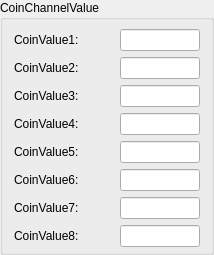
      <widget class="QGroupBox" name="groupBoxCoin">
       <property name="sizePolicy">
        <sizepolicy hsizetype="Fixed" vsizetype="Preferred">
         <horstretch>0</horstretch>
         <verstretch>0</verstretch>
        </sizepolicy>
       </property>
       <property name="maximumSize">
        <size>
         <width>208</width>
         <height>16777215</height>
        </size>
       </property>
       <property name="title">
        <string>CoinChannelValue</string>
       </property>
       <layout class="QVBoxLayout" name="verticalLayout">
        <property name="topMargin">
         <number>9</number>
        </property>
        <property name="bottomMargin">
         <number>5</number>
        </property>
        <item>
         <layout class="QHBoxLayout" name="horizontalLayout_20">
          <item>
           <widget class="QLabel" name="coinValue_label">
            <property name="minimumSize">
             <size>
              <width>100</width>
              <height>0</height>
             </size>
            </property>
            <property name="maximumSize">
             <size>
              <width>100</width>
              <height>16777215</height>
             </size>
            </property>
            <property name="text">
             <string>CoinValue1:</string>
            </property>
           </widget>
          </item>
          <item>
           <widget class="QLineEdit" name="coinValue_lineEdit">
            <property name="minimumSize">
             <size>
              <width>80</width>
              <height>0</height>
             </size>
            </property>
            <property name="maximumSize">
             <size>
              <width>80</width>
              <height>16777215</height>
             </size>
            </property>
            <property name="text">
             <string/>
            </property>
            <property name="readOnly">
             <bool>false</bool>
            </property>
           </widget>
          </item>
         </layout>
        </item>
        <item>
         <layout class="QHBoxLayout" name="horizontalLayout_21">
          <item>
           <widget class="QLabel" name="coinValue_label_2">
            <property name="minimumSize">
             <size>
              <width>100</width>
              <height>0</height>
             </size>
            </property>
            <property name="maximumSize">
             <size>
              <width>100</width>
              <height>16777215</height>
             </size>
            </property>
            <property name="text">
             <string>CoinValue2:</string>
            </property>
           </widget>
          </item>
          <item>
           <widget class="QLineEdit" name="coinValue_lineEdit_2">
            <property name="minimumSize">
             <size>
              <width>80</width>
              <height>0</height>
             </size>
            </property>
            <property name="maximumSize">
             <size>
              <width>80</width>
              <height>16777215</height>
             </size>
            </property>
            <property name="text">
             <string/>
            </property>
            <property name="readOnly">
             <bool>false</bool>
            </property>
           </widget>
          </item>
         </layout>
        </item>
        <item>
         <layout class="QHBoxLayout" name="horizontalLayout_22">
          <item>
           <widget class="QLabel" name="coinValue_label_3">
            <property name="minimumSize">
             <size>
              <width>100</width>
              <height>0</height>
             </size>
            </property>
            <property name="maximumSize">
             <size>
              <width>100</width>
              <height>16777215</height>
             </size>
            </property>
            <property name="text">
             <string>CoinValue3:</string>
            </property>
           </widget>
          </item>
          <item>
           <widget class="QLineEdit" name="coinValue_lineEdit_3">
            <property name="minimumSize">
             <size>
              <width>80</width>
              <height>0</height>
             </size>
            </property>
            <property name="maximumSize">
             <size>
              <width>80</width>
              <height>16777215</height>
             </size>
            </property>
            <property name="text">
             <string/>
            </property>
            <property name="readOnly">
             <bool>false</bool>
            </property>
           </widget>
          </item>
         </layout>
        </item>
        <item>
         <layout class="QHBoxLayout" name="horizontalLayout_23">
          <item>
           <widget class="QLabel" name="coinValue_label_4">
            <property name="minimumSize">
             <size>
              <width>100</width>
              <height>0</height>
             </size>
            </property>
            <property name="maximumSize">
             <size>
              <width>100</width>
              <height>16777215</height>
             </size>
            </property>
            <property name="text">
             <string>CoinValue4:</string>
            </property>
           </widget>
          </item>
          <item>
           <widget class="QLineEdit" name="coinValue_lineEdit_4">
            <property name="minimumSize">
             <size>
              <width>80</width>
              <height>0</height>
             </size>
            </property>
            <property name="maximumSize">
             <size>
              <width>80</width>
              <height>16777215</height>
             </size>
            </property>
            <property name="text">
             <string/>
            </property>
            <property name="readOnly">
             <bool>false</bool>
            </property>
           </widget>
          </item>
         </layout>
        </item>
        <item>
         <layout class="QHBoxLayout" name="horizontalLayout_24">
          <item>
           <widget class="QLabel" name="coinValue_label_5">
            <property name="minimumSize">
             <size>
              <width>100</width>
              <height>0</height>
             </size>
            </property>
            <property name="maximumSize">
             <size>
              <width>100</width>
              <height>16777215</height>
             </size>
            </property>
            <property name="text">
             <string>CoinValue5:</string>
            </property>
           </widget>
          </item>
          <item>
           <widget class="QLineEdit" name="coinValue_lineEdit_5">
            <property name="minimumSize">
             <size>
              <width>80</width>
              <height>0</height>
             </size>
            </property>
            <property name="maximumSize">
             <size>
              <width>80</width>
              <height>16777215</height>
             </size>
            </property>
            <property name="text">
             <string/>
            </property>
            <property name="readOnly">
             <bool>false</bool>
            </property>
           </widget>
          </item>
         </layout>
        </item>
        <item>
         <layout class="QHBoxLayout" name="horizontalLayout_25">
          <item>
           <widget class="QLabel" name="coinValue_label_6">
            <property name="minimumSize">
             <size>
              <width>100</width>
              <height>0</height>
             </size>
            </property>
            <property name="maximumSize">
             <size>
              <width>100</width>
              <height>16777215</height>
             </size>
            </property>
            <property name="text">
             <string>CoinValue6:</string>
            </property>
           </widget>
          </item>
          <item>
           <widget class="QLineEdit" name="coinValue_lineEdit_6">
            <property name="minimumSize">
             <size>
              <width>80</width>
              <height>0</height>
             </size>
            </property>
            <property name="maximumSize">
             <size>
              <width>80</width>
              <height>16777215</height>
             </size>
            </property>
            <property name="text">
             <string/>
            </property>
            <property name="readOnly">
             <bool>false</bool>
            </property>
           </widget>
          </item>
         </layout>
        </item>
        <item>
         <layout class="QHBoxLayout" name="horizontalLayout_26">
          <item>
           <widget class="QLabel" name="coinValue_label_7">
            <property name="minimumSize">
             <size>
              <width>100</width>
              <height>0</height>
             </size>
            </property>
            <property name="maximumSize">
             <size>
              <width>100</width>
              <height>16777215</height>
             </size>
            </property>
            <property name="text">
             <string>CoinValue7:</string>
            </property>
           </widget>
          </item>
          <item>
           <widget class="QLineEdit" name="coinValue_lineEdit_7">
            <property name="minimumSize">
             <size>
              <width>80</width>
              <height>0</height>
             </size>
            </property>
            <property name="maximumSize">
             <size>
              <width>80</width>
              <height>16777215</height>
             </size>
            </property>
            <property name="text">
             <string/>
            </property>
            <property name="readOnly">
             <bool>false</bool>
            </property>
           </widget>
          </item>
         </layout>
        </item>
        <item>
         <layout class="QHBoxLayout" name="horizontalLayout_27">
          <item>
           <widget class="QLabel" name="coinValue_label_8">
            <property name="minimumSize">
             <size>
              <width>100</width>
              <height>0</height>
             </size>
            </property>
            <property name="maximumSize">
             <size>
              <width>100</width>
              <height>16777215</height>
             </size>
            </property>
            <property name="text">
             <string>CoinValue8:</string>
            </property>
           </widget>
          </item>
          <item>
           <widget class="QLineEdit" name="coinValue_lineEdit_8">
            <property name="minimumSize">
             <size>
              <width>80</width>
              <height>0</height>
             </size>
            </property>
            <property name="maximumSize">
             <size>
              <width>80</width>
              <height>16777215</height>
             </size>
            </property>
            <property name="text">
             <string/>
            </property>
            <property name="readOnly">
             <bool>false</bool>
            </property>
           </widget>
          </item>
         </layout>
        </item>
       </layout>
      </widget>
